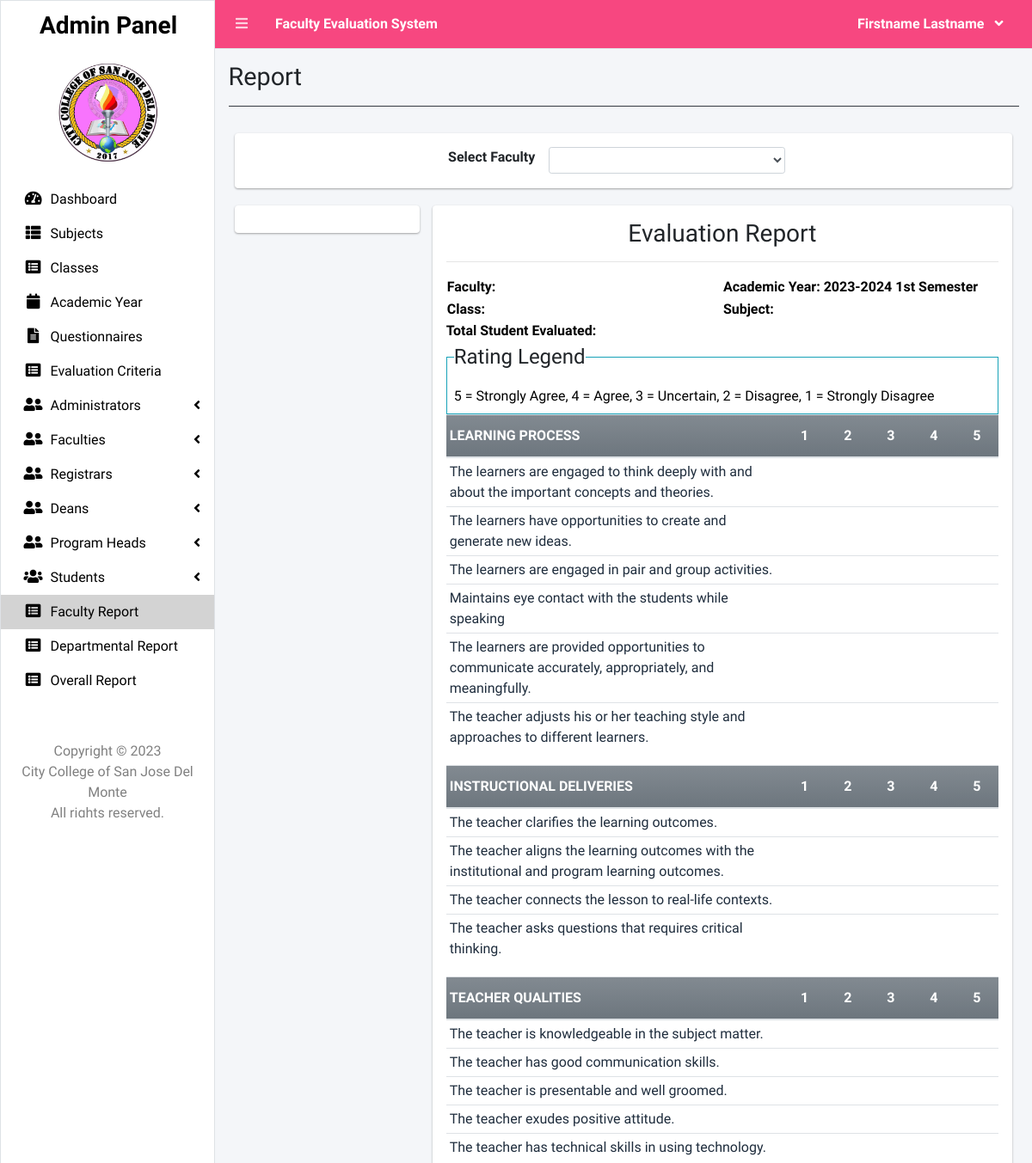
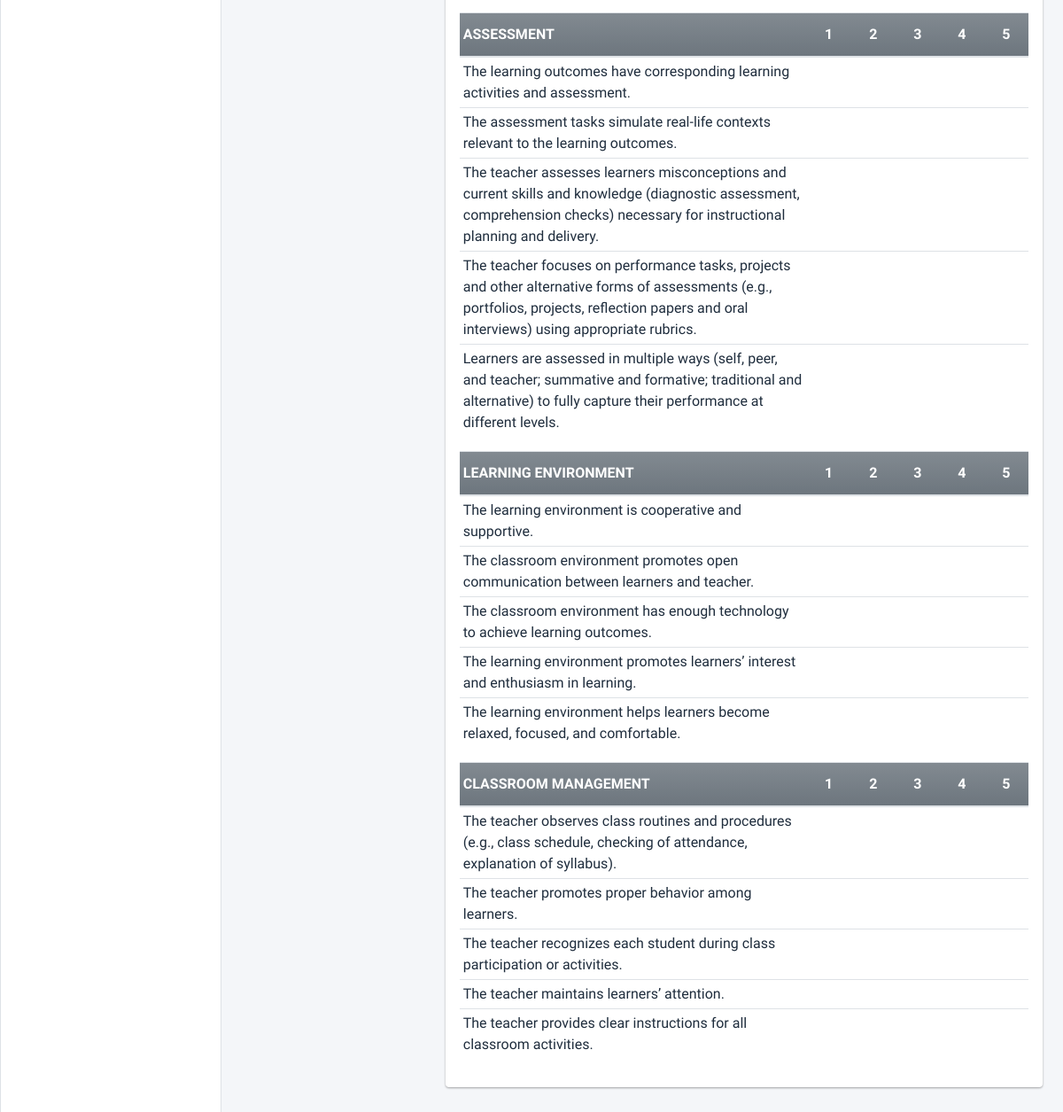
The page /index.php?page=report (signed in) on the database its author committed (2 pictures, top to bottom).
### tables this page shows
CREATE TABLE `criteria_list` (
  `id` int(30) NOT NULL,
  `criteria` text NOT NULL,
  `order_by` int(30) NOT NULL
);

CREATE TABLE `question_list` (
  `id` int(30) NOT NULL,
  `academic_id` int(30) NOT NULL,
  `question` text NOT NULL,
  `order_by` int(30) NOT NULL,
  `criteria_id` int(30) NOT NULL
);

### admin/report.php (the view, shortened to what this page needs)
<?php $faculty_id = isset($_GET['fid']) ? $_GET['fid'] : ''; ?>
<?php
function ordinal_suffix($num)
{
	$num = $num % 100;
	if ($num < 11 || $num > 13) {
		switch ($num % 10) {
			case 1:
				return $num . 'st';
		}
	}
	return $num . 'th';
}
?>
<div class="col-lg-12">
	<div class="callout callout-info" style="border-left: 5px;">
		<div class="d-flex w-100 justify-content-center align-items-center">
			<label for="faculty">Select Faculty</label>
			<div class=" mx-2 col-md-4">
				<select name="" id="faculty_id" class="form-control form-control-sm select2">
					<option value=""></option>
					<?php
					$faculty = $conn->query("SELECT *,concat(firstname,' ',lastname) as name FROM faculty_list order by concat(firstname,' ',lastname) asc");
					while ($row = $faculty->fetch_assoc()) :
					?>
						<option value="<?php echo $row['id'] ?>" <?php echo isset($faculty_id) && $faculty_id == $row['id'] ? "selected" : "" ?>><?php echo ucwords($row['name']) ?></option>
					<?php endwhile; ?>
				</select>
			</div>
		</div>
	</div>
	<div class="row">
	</div>
	<div class="row">
		<div class="col-md-3">
			<div class="callout callout-info" style="border-left: 5px;">
			</div>
		</div>
		<div class="col-md-9">
			<div class="callout callout-info" id="printable" style="border-left: 5px;">
				<div>
					<h3 class="text-center">Evaluation Report</h3>
					<hr>
					<table width="100%">
						<tr>
							<td width="50%">
								<p><b>Faculty: <span id="fname"></span></b></p>
							</td>
							<td width="50%">
								<p><b>Academic Year: <span id="ay"><?php echo $_SESSION['academic']['year'] . ' ' . (ordinal_suffix($_SESSION['academic']['semester'])) ?> Semester</span></b></p>
							</td>
						</tr>
						<tr>
							<td width="50%">
								<p><b>Class: <span id="classField"></span></b></p>
							</td>
							<td width="50%">
								<p><b>Subject: <span id="subjectField"></span></b></p>
							</td>
						</tr>
					</table>
					<p class=""><b>Total Student Evaluated: <span id="tse"></span></b></p>
				</div>
				<fieldset class="border border-info p-2 w-100">
					<legend class="w-auto">Rating Legend</legend>
					<p>5 = Strongly Agree, 4 = Agree, 3 = Uncertain, 2 = Disagree, 1 = Strongly Disagree</p>
				</fieldset>
				<?php
				$criteria = $conn->query("SELECT * FROM criteria_list where id in (SELECT criteria_id FROM question_list where academic_id = {$_SESSION['academic']['id']} ) order by abs(order_by) asc ");
				while ($crow = $criteria->fetch_assoc()) :
				?>
					<table class="table table-condensed wborder">
						<thead>
							<tr class="bg-gradient-secondary">
								<th class=" p-1" style="vertical-align: middle;"><b><?php echo $crow['criteria'] ?></b></th>
								<th width="5%" class="text-center">1</th>
								<th width="5%" class="text-center">2</th>
								<th width="5%" class="text-center">3</th>
								<th width="5%" class="text-center">4</th>
								<th width="5%" class="text-center">5</th>
							</tr>
						</thead>
						<tbody class="tr-sortable">
							<?php
							$questions = $conn->query("SELECT * FROM question_list where criteria_id = {$crow['id']} and academic_id = {$_SESSION['academic']['id']} order by abs(order_by) asc ");
							while ($row = $questions->fetch_assoc()) :
							?>
								<tr class="bg-white">
									<td class="p-1" width="40%">
										<?php echo $row['question'] ?>
									</td>
									<?php for ($c = 1; $c <= 5; $c++) : ?>
										<td class="text-center">
			</div>
			</td>
		<?php endfor; ?>
		</tr>
	<?php endwhile; ?>
	</tbody>
	</table>
<?php endwhile; ?>

### admin/sidebar.php (style rules this page uses)
p { color: black; font-weight: 1px; }

### rows shown on the page
criteria_list: criteria "LEARNING PROCESS"
question_list: question "The learners are engaged to think deeply with and about the important concepts and theories."
question_list: question "The learners have opportunities to create and generate new ideas."
question_list: question "The learners are engaged in pair and group activities."
question_list: question "Maintains eye contact with the students while speaking"
question_list: question "The learners are provided opportunities to communicate accurately, appropriately, and meaningfully."
question_list: question "The teacher adjusts his or her teaching style and approaches to different learners."
criteria_list: criteria "INSTRUCTIONAL DELIVERIES"
question_list: question "The teacher clarifies the learning outcomes."
question_list: question "The teacher aligns the learning outcomes with the institutional and program learning outcomes."
question_list: question "The teacher connects the lesson to real-life contexts."
question_list: question "The teacher asks questions that requires critical thinking."
criteria_list: criteria "TEACHER QUALITIES"
question_list: question "The teacher is knowledgeable in the subject matter."
question_list: question "The teacher has good communication skills."
question_list: question "The teacher is presentable and well groomed."
question_list: question "The teacher exudes positive attitude."
question_list: question "The teacher has technical skills in using technology."
criteria_list: criteria "ASSESSMENT"
question_list: question "The learning outcomes have corresponding learning activities and assessment."
question_list: question "The assessment tasks simulate real-life contexts relevant to the learning outcomes."
question_list: question "The teacher assesses learners misconceptions and current skills and knowledge (diagnostic assessment, comprehension checks) necessary for instructional planning and delivery."
question_list: question "The teacher focuses on performance tasks, projects and other alternative forms of assessments (e.g., portfolios, projects, reflection papers and oral interviews) using appropriate rubrics."
question_list: question "Learners are assessed in multiple ways (self, peer, and teacher; summative and formative; traditional and alternative) to fully capture their performance at different levels."
criteria_list: criteria "LEARNING ENVIRONMENT"
question_list: question "The learning environment is cooperative and supportive."
question_list: question "The classroom environment promotes open communication between learners and teacher."
question_list: question "The classroom environment has enough technology to achieve learning outcomes."
question_list: question "The learning environment promotes learners’ interest and enthusiasm in learning."
question_list: question "The learning environment helps learners become relaxed, focused, and comfortable."
criteria_list: criteria "CLASSROOM MANAGEMENT"
question_list: question "The teacher observes class routines and procedures (e.g., class schedule, checking of attendance, explanation of syllabus)."
question_list: question "The teacher promotes proper behavior among learners."
question_list: question "The teacher recognizes each student during class participation or activities."
question_list: question "The teacher maintains learners’ attention."
question_list: question "The teacher provides clear instructions for all classroom activities."

### other values the page prints
$_SESSION['system']['name'] "Faculty Evaluation System"
$_SESSION['login_firstname'] "Firstname"
$_SESSION['login_lastname'] "Lastname"
$title "Report"
$_SESSION['academic']['year'] "2023-2024"
ordinal_suffix($_SESSION['academic']['semester']) "1st"
